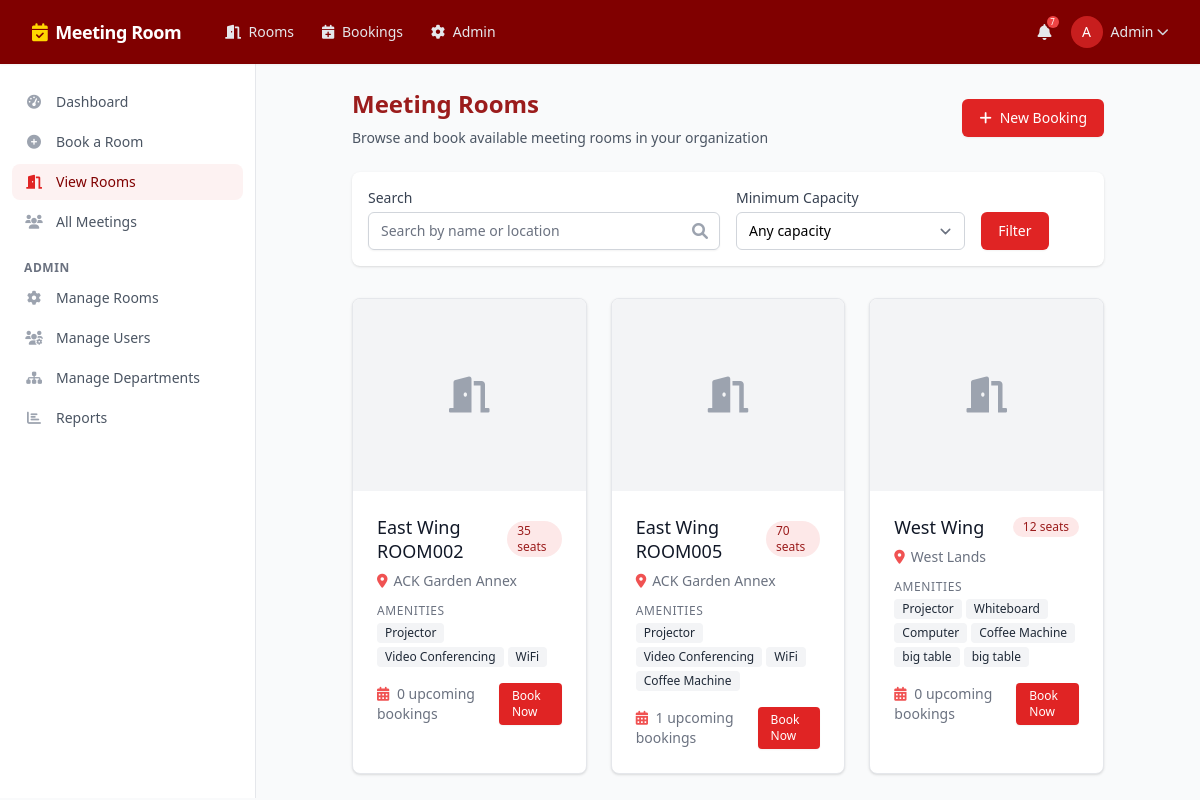
/rooms.php (signed in), run on the app's committed database.
### tables this page shows
CREATE TABLE boardrooms (
    room_id INTEGER PRIMARY KEY AUTOINCREMENT,
    room_name TEXT NOT NULL UNIQUE,
    capacity INTEGER NOT NULL,
    location TEXT NOT NULL,
    amenities TEXT, -- JSON string of available amenities
    is_active BOOLEAN DEFAULT TRUE,
    thumbnail_url TEXT -- URL for room image
);

### rooms.php (the view, shortened to what this page needs)
<?php
require_once 'includes/header.php';
$search = isset($_GET['search']) ? '%' . $_GET['search'] . '%' : '%';
$query = "SELECT r.*,
          (SELECT COUNT(*) FROM bookings b
           WHERE b.room_id = r.room_id
           AND b.start_time > datetime('now')
           AND b.status IN ('Pending', 'Approved')) as upcoming_bookings
          FROM boardrooms r
          WHERE r.is_active = 1
          AND (r.room_name LIKE :search OR r.location LIKE :search)";
$params = [':search' => $search];
$query .= " ORDER BY r.room_name";
$stmt = $db->prepare($query);
$stmt->execute($params);
$rooms = $stmt->fetchAll(PDO::FETCH_ASSOC);
?>
<main class="py-6 px-4 sm:px-6 lg:px-8">
    <div class="max-w-7xl mx-auto">
        <div class="px-4 sm:px-6 lg:px-8">
            <div class="sm:flex sm:items-center">
                <div class="sm:flex-auto">
                    <h1 class="text-2xl font-bold text-maroon-800">Meeting Rooms</h1>
                    <p class="mt-2 text-sm text-gray-600">
                        Browse and book available meeting rooms in your organization
                    </p>
                </div>
                <div class="mt-4 sm:mt-0 sm:ml-16 sm:flex-none">
                    <a href="book_room.php" class="inline-flex items-center px-4 py-2 border border-transparent text-sm font-medium rounded-md shadow-sm text-white bg-maroon-600 hover:bg-maroon-700 focus:outline-none focus:ring-2 focus:ring-offset-2 focus:ring-maroon-500">
                        <i class="fas fa-plus mr-2"></i> New Booking
                    </a>
                </div>
            </div>
            <div class="mt-6 bg-white shadow rounded-lg p-4">
                <form method="get" class="grid grid-cols-1 gap-y-6 gap-x-4 sm:grid-cols-6">
                    <div class="sm:col-span-3">
                        <label for="search" class="block text-sm font-medium text-gray-700">Search</label>
                        <div class="mt-1 relative rounded-md shadow-sm">
                            <input type="text" name="search" id="search" value="<?= isset($_GET['search']) ? htmlspecialchars($_GET['search']) : '' ?>"
                                class="block w-full pr-10 border-gray-300 focus:ring-maroon-500 focus:border-maroon-500 sm:text-sm rounded-md"
                                placeholder="Search by name or location">
                            <div class="absolute inset-y-0 right-0 pr-3 flex items-center pointer-events-none">
                            </div>
                        </div>
                    </div>
                    <div class="sm:col-span-2">
                        <label for="capacity" class="block text-sm font-medium text-gray-700">Minimum Capacity</label>
                        <select id="capacity" name="capacity" class="mt-1 block w-full pl-3 pr-10 py-2 text-base border-gray-300 focus:outline-none focus:ring-maroon-500 focus:border-maroon-500 sm:text-sm rounded-md">
                            <option value="">Any capacity</option>
                        </select>
                    </div>
                    <div class="sm:col-span-1 flex items-end">
                        <button type="submit" class="inline-flex justify-center py-2 px-4 border border-transparent shadow-sm text-sm font-medium rounded-md text-white bg-maroon-600 hover:bg-maroon-700 focus:outline-none focus:ring-2 focus:ring-offset-2 focus:ring-maroon-500">
                            Filter
                        </button>
                    </div>
                </form>
            </div>
            <div class="mt-8 grid grid-cols-1 gap-6 sm:grid-cols-2 lg:grid-cols-3">
                <?php foreach ($rooms as $room): ?>
                <div class="bg-white overflow-hidden shadow rounded-lg border border-gray-200 hover:border-maroon-300 transition-colors">
                    <div class="h-48 bg-gray-200 overflow-hidden">
                        <?php if ($room['thumbnail_url']): ?>
                        <img src="<?= htmlspecialchars($room['thumbnail_url']) ?>" alt="<?= htmlspecialchars($room['room_name']) ?>" class="w-full h-full object-cover">
                        <?php else: ?>
                        <div class="w-full h-full flex items-center justify-center bg-gray-100 text-gray-400">
                            <i class="fas fa-door-open text-4xl"></i>
                        </div>
                        <?php endif; ?>
                    </div>
                    <div class="px-4 py-5 sm:p-6">
                        <div class="flex items-center justify-between">
                            <h3 class="text-lg leading-6 font-medium text-gray-900"><?= htmlspecialchars($room['room_name']) ?></h3>
                            <span class="inline-flex items-center px-2.5 py-0.5 rounded-full text-xs font-medium bg-maroon-100 text-maroon-800">
                                <?= $room['capacity'] ?> seats
                            </span>
                        </div>
                        <div class="mt-2 flex items-center text-sm text-gray-500">
                            <i class="fas fa-map-marker-alt text-maroon-500 mr-1.5"></i>
                            <?= htmlspecialchars($room['location']) ?>
                        </div>
                        <?php if (!empty($room['amenities'])):
                            $amenities = json_decode($room['amenities'], true); ?>
                        <div class="mt-3">
                            <h4 class="text-xs font-medium text-gray-500 uppercase tracking-wider">Amenities</h4>
                            <div class="mt-1 flex flex-wrap gap-1">
                                <?php foreach ($amenities as $amenity): ?>
                                <span class="inline-flex items-center px-2 py-0.5 rounded text-xs font-medium bg-gray-100 text-gray-800">
                                    <?= htmlspecialchars($amenity) ?>
                                </span>
                                <?php endforeach; ?>
                            </div>
                        </div>
                        <?php endif; ?>
                        <div class="mt-4 flex justify-between items-center">
                            <div class="text-sm text-gray-500">
                                <i class="fas fa-calendar-alt text-maroon-500 mr-1"></i>
                                <?= $room['upcoming_bookings'] ?> upcoming bookings
                            </div>
                            <div class="flex space-x-2">
                                <a href="book_room.php?room_id=<?= $room['room_id'] ?>" class="inline-flex items-center px-3 py-1 border border-transparent text-xs font-medium rounded shadow-sm text-white bg-maroon-600 hover:bg-maroon-700 focus:outline-none focus:ring-2 focus:ring-offset-2 focus:ring-maroon-500">
                                    Book Now
                                </a>
                            </div>
                        </div>
                    </div>
                </div>
                <?php endforeach; ?>
            </div>
        </div>
    </div>
</main>
</body>
</html>

### data on the page
boardrooms: room_name "East Wing ROOM002", capacity "35", location "ACK Garden Annex", amenities "Projector", amenities "Video Conferencing", amenities "WiFi", upcoming_bookings "0"
boardrooms: room_name "East Wing ROOM005", capacity "70", location "ACK Garden Annex", amenities "Projector", amenities "Video Conferencing", amenities "WiFi", amenities "Coffee Machine", upcoming_bookings "1"
boardrooms: room_name "West Wing", capacity "12", location "West Lands", amenities "Projector", amenities "Whiteboard", amenities "Computer", amenities "Coffee Machine", amenities "big table", upcoming_bookings "0"

### other printed values
$unreadNotifications "7"
substr($_SESSION['first_name'], 0, 1) "A"
$_SESSION['first_name'] "Admin"
